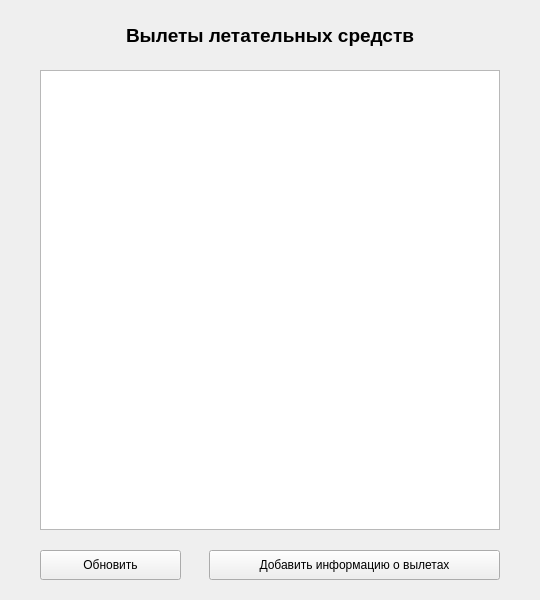
<?xml version="1.0" encoding="UTF-8"?>
<ui version="4.0">
 <class>Flight</class>
 <widget class="QWidget" name="Flight">
  <property name="geometry">
   <rect>
    <x>0</x>
    <y>0</y>
    <width>540</width>
    <height>600</height>
   </rect>
  </property>
  <property name="windowTitle">
   <string>Form</string>
  </property>
  <widget class="QLabel" name="label">
   <property name="geometry">
    <rect>
     <x>0</x>
     <y>20</y>
     <width>540</width>
     <height>31</height>
    </rect>
   </property>
   <property name="font">
    <font>
     <pointsize>14</pointsize>
     <bold>true</bold>
    </font>
   </property>
   <property name="text">
    <string>Вылеты летательных средств</string>
   </property>
   <property name="alignment">
    <set>Qt::AlignCenter</set>
   </property>
  </widget>
  <widget class="QTableView" name="tableView">
   <property name="geometry">
    <rect>
     <x>40</x>
     <y>70</y>
     <width>460</width>
     <height>460</height>
    </rect>
   </property>
   <property name="editTriggers">
    <set>QAbstractItemView::NoEditTriggers</set>
   </property>
   <attribute name="verticalHeaderVisible">
    <bool>false</bool>
   </attribute>
  </widget>
  <widget class="QPushButton" name="add_flight">
   <property name="geometry">
    <rect>
     <x>209</x>
     <y>550</y>
     <width>291</width>
     <height>30</height>
    </rect>
   </property>
   <property name="text">
    <string>Добавить информацию о вылетах</string>
   </property>
  </widget>
  <widget class="QPushButton" name="refresh">
   <property name="geometry">
    <rect>
     <x>40</x>
     <y>550</y>
     <width>141</width>
     <height>30</height>
    </rect>
   </property>
   <property name="text">
    <string>Обновить</string>
   </property>
  </widget>
 </widget>
 <resources/>
 <connections/>
</ui>
